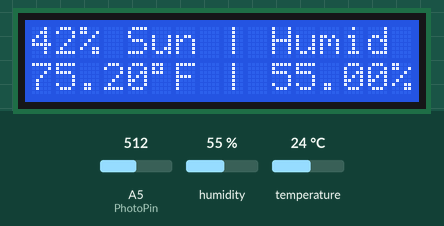
Simulated run of this sketch. Board: Arduino Uno, built with avr-gcc and run on an emulated ATmega328P. On the bench: 16×2 character LCD. The test bench sets the inputs (shaded band); at power-on: humidity 55 %, A5 (PhotoPin) = 512, temperature 24 °C.

Above: at 2.6 s.
2.7 s: humidity set to 22 %
At 4.4 s:
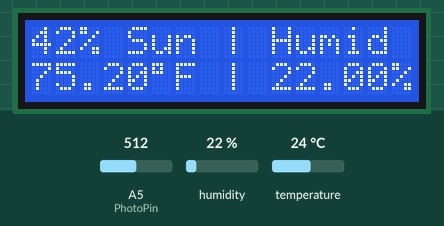
5.6 s: A5 (PhotoPin) set to 716
At 7.0 s:
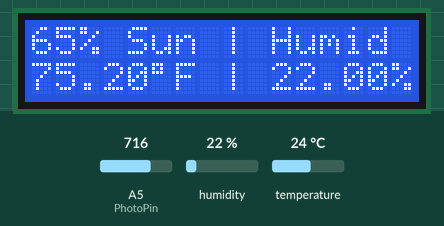
7.6 s: temperature set to 12 °C
At 9.3 s:
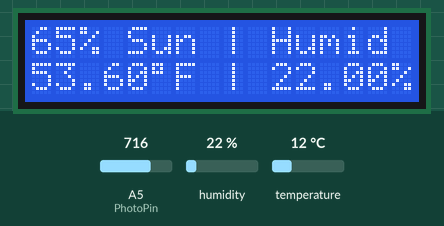
9.6 s: A5 (PhotoPin) set to 900
At 11.0 s:
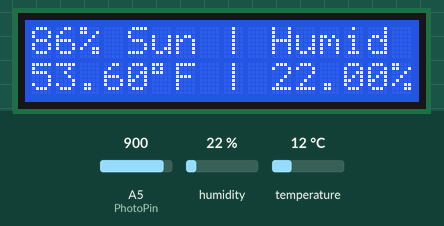
11.7 s: humidity set to 40 %
At 13.4 s:
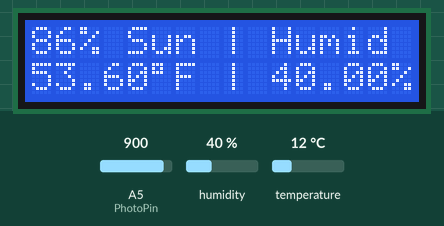
13.7 s: A5 (PhotoPin) set to 1023
At 15.0 s:
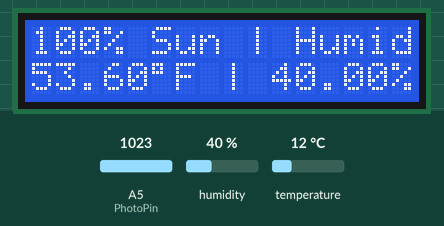
Timing chart, 0 to 16.7 s (numbered marks = the images above; inputs shaded):
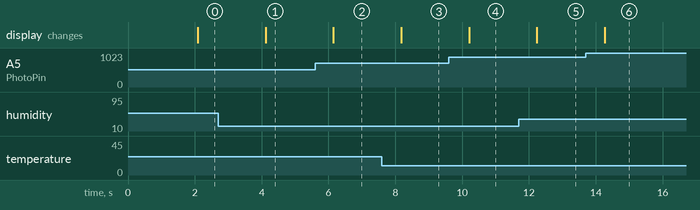

Measured:
- after the input at 2.7 s, the display: changes after 1.4 s (image 1)
- after the input at 5.6 s, the display: changes after 0.55 s (image 2)
- after the input at 7.6 s, the display: changes after 0.58 s (image 3)
- after the input at 9.6 s, the display: changes after 0.61 s (image 4)
- after the input at 11.7 s, the display: changes after 0.54 s (image 5)
- after the input at 13.7 s, the display: changes after 0.57 s (image 6)

The sketch:

weatherstationdht11.ino
```cpp
// (licence header left out)
// Import dependencies
// DHT requires a unified sensor driver from:
// https://github.com/adafruit/Adafruit_Sensor.git
// DHT requires a sensor library from:
// https://github.com/adafruit/DHT-sensor-library.git
// LCD should already be included in your IDE
#include "Adafruit_Sensor.h"
#include <DHT.h>
#include <DHT_U.h>
#include <LiquidCrystal.h>

// Declare DHT pin and type
#define DHTPIN 8
#define DHTTYPE DHT11
DHT dht = DHT(DHTPIN, DHTTYPE);

// Initialize the LCD display according to your circuit
// For reference:
// LiquidCrystal lcd(rs, en, d4, d5, d6, d7);
LiquidCrystal lcd(12, 11, 5, 4, 3, 2);

// Assign types to the photoresistor's pin count and values
int PhotoPin = A5;
int PhotoValue = 0;
int minLight;
int maxLight;
int lightLevel;
int adjustedLightLevel;
int off = 0;


void setup() {
  // set up the LCD's number of columns and rows and initialize the DHT
  lcd.begin(16, 2);
  dht.begin();
}


void loop() {
  // Updates the values every 2 seconds
  delay(2000);

  // Assigns a minimum and maximum light values
  lightLevel = analogRead(PhotoPin);
  if (minLight > lightLevel) {
    minLight = lightLevel;
  }
  if (maxLight < lightLevel) {
    maxLight = lightLevel;
  }

  // Calibrates and converts the input to percent sunlight
  // 139 is my the minimum value from my circuit
  // 1016 is the maximum value from my circuit
  // For reference:
  // Percent is equal to (value-min)*100/(max-min)
  adjustedLightLevel = ((analogRead(PhotoPin)-139)*100L/(1016-139));

  // Set the LCD cursor to the the first line on the first column
  // Print the Percent Sunlight, a divider, and the words "Humid"
  lcd.setCursor(0, 0);
  lcd.print(adjustedLightLevel);
  lcd.print("% Sun | Humid ");

  // Set the LCD cursor the the second line on the first column
  lcd.setCursor(0, 1);
  // Read humidity from the DHT sensor
  float h = dht.readHumidity();
  // Read temperature in Fahrenheit from the DHT sensor
  float f = dht.readTemperature(true);

  // If the value is NaN then the LCD will print "ERROR
  if (isnan(h) || isnan(f)) {
    lcd.print("ERROR");
    return;
  }

  // Using the DHT values as well as the LCD cursor's location,
  // we will now print the temperature in degrees ((char)223) Fahrenheit,
  // a divider, as well as humidity displayed in percent
  lcd.print(f);
  lcd.print((char)223);
  lcd.print("F | ");
  lcd.setCursor(10,1);
  lcd.print(h);
  lcd.print("% ");
}
```
